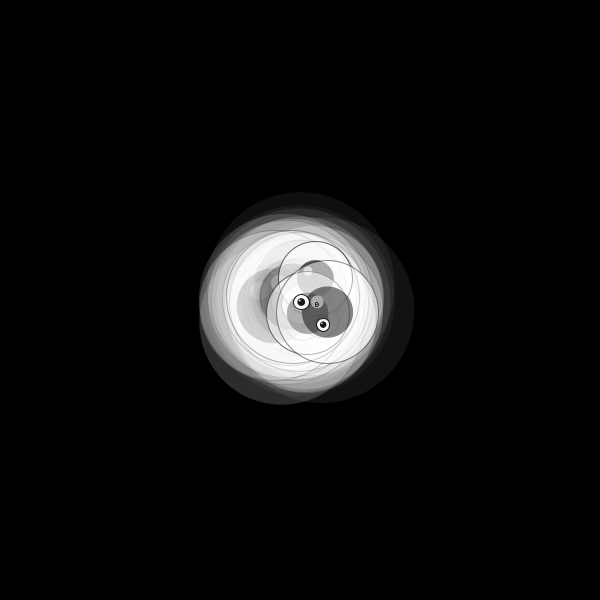
Frame 1 (no input)
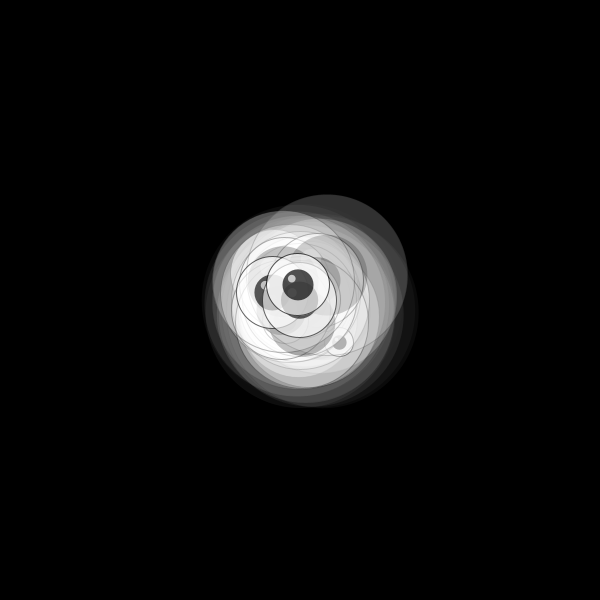
Frame 60 (the mouse pressed at the canvas centre just before this capture)
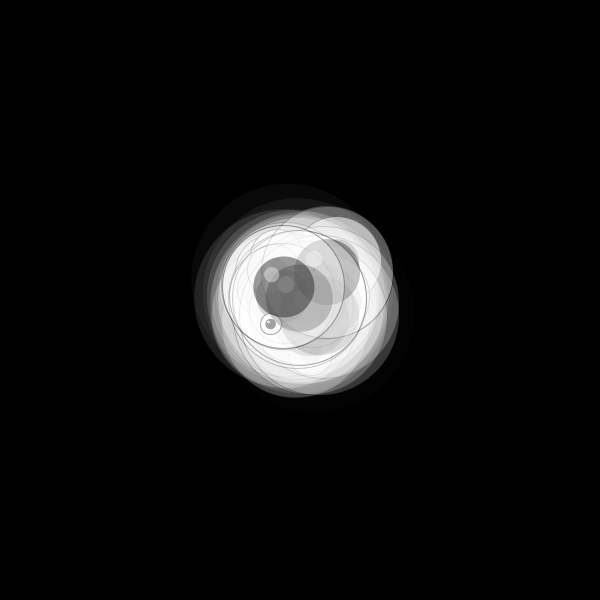
Frame 120 (the mouse held since frame 60 and released just before this capture)

The Processing sketch that drew these frames (run headless with seeded random() and noise(); from frame 60 on, the mouse is pressed at the canvas centre):

// Processing sketch: processing_106065
// ── processing_106065.pde

float zLimit, zHorizon;
int nbEye = 50;
float[] z = new float[nbEye];
float[][] pulsEye = new float[nbEye][2];
float[] ampEye= new float[nbEye];
float[] posX= new float[nbEye];
float[] posY= new float[nbEye];

float deltaPulsDiv = PI/512;
float pulsDiv = 0;
float div = 0;

void setup() {
  size(600, 600);
  background(0);

  zLimit = 0;
  zHorizon = -100;
  
  
  for (int i=0;i<nbEye; i++) {
    z[i] = random(zHorizon);
    posX[i] = width/2 + random(-div,div);
    posY[i] = height/2 + random(-div,div);
    ampEye[i] = random(30);
    pulsEye[i][0] = random(6*PI);
    pulsEye[i][1] = random(6*PI);
  }
}

void draw() {
  background(0);
  pulsDiv += deltaPulsDiv;
  div = (width/2)*sq(sin(pulsDiv/2));
  println(div);
  for (int i=0; i<nbEye; i++) {
    drawEye(posX[i], posY[i], z[i], pulsEye[i][0], pulsEye[i][1],ampEye[i]);
    z[i] += 0.5;
    if (z[i] > zLimit) {
      z[i] = zHorizon;
      posX[i] = width/2 + random(-div,div);
      posY[i] = height/2 + random(-div,div);
      pulsEye[i][0] = random(6*PI);
      pulsEye[i][1] = random(6*PI);
      ampEye[i] = random(50);
    }
  }
}

void drawEye(float xPos, float yPos, float zPos, float pulsX, float pulsY, float amp) {
  pushStyle();
  float sizeEye;
  sizeEye = 200*(zPos-zHorizon)/(zLimit-zHorizon);

  fill(255, 255*(1-sizeEye/200));
  stroke(10, 255*(1-sizeEye/200));

  float xEye, yEye;
  xEye = xPos + amp*cos(pulsX*sizeEye/200);
  yEye = yPos + amp*sin(pulsY*sizeEye/200);
  ellipse(xEye, yEye, sizeEye, sizeEye);

  pushStyle();
  fill(0, 255*(1-sizeEye/200));
  noStroke();
  ellipse(xEye, yEye, sizeEye/2, sizeEye/2);
  popStyle();
  pushStyle();
  noStroke();
  ellipse(xEye - sizeEye/10, yEye - sizeEye/10, sizeEye/8, sizeEye/8);
  popStyle();
  popStyle();
}
